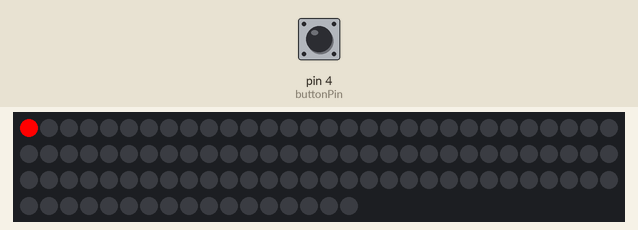
Bench run of a sketch on a simulated Arduino Uno, built with avr-gcc and run on an emulated ATmega328P. Shown: 107 RGB LEDs in strip order, left to right, continuing on the next row. The test bench sets the inputs (shaded band); at power-on: pin 4 (buttonPin) LOW.

Above: at 0.01 s.
At 0.99 s:
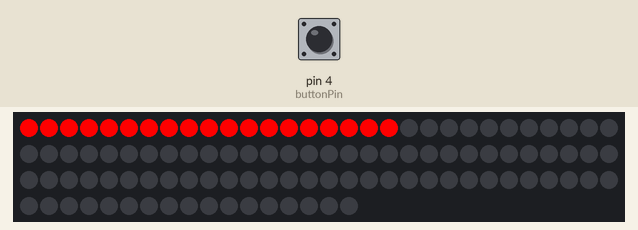
At 6.7 s:
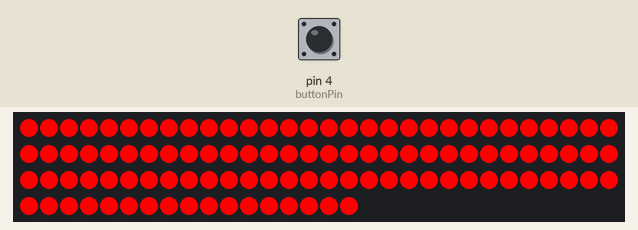

The sketch:

evergreen_sign.ino
```cpp
#include <Adafruit_NeoPixel.h>
#ifdef __AVR__
#include <avr/power.h>
#endif

#define PIN 6

// Parameter 1 = number of pixels in strip
// Parameter 2 = Arduino pin number (most are valid)
// Parameter 3 = pixel type flags
Adafruit_NeoPixel strip = Adafruit_NeoPixel(107, PIN, NEO_GRB + NEO_KHZ800);

//button pin
const int buttonPin = 4;
int buttonState = 0;
int lastButtonState = 0;
int lightMode = 0;
int lightSubMode = 0;
boolean alreadyWiped = false;

void setup() {
  pinMode(buttonPin,INPUT);
  strip.begin();
  strip.show(); // Initialize all pixels to 'off'
}

void loop() {

  updateLightMode(100);

  if(lightMode == 0 && !alreadyWiped){
   colorWipe(strip.Color(255, 0, 0), 50); // red
   alreadyWiped = true;
  }
  else if(lightMode == 1 && !alreadyWiped){
    colorWipe(strip.Color(255, 60, 0), 50); // orange
    alreadyWiped = true;
  }
  else if(lightMode == 2 && !alreadyWiped){
    colorWipe(strip.Color(255, 100, 0), 50); // yellow
    alreadyWiped = true;
  }
  else if(lightMode == 3){
      if(lightSubMode == 0){
        colorWipe(strip.Color(255, 0, 0), 50); // red
      }
      else if(lightSubMode == 1){
        colorWipe(strip.Color(255, 60, 0), 50); // orange
      }
      lightSubMode++;
      if(lightSubMode==2){
        lightSubMode = 0;
      }
  }
}

// Fill the dots one after the other with a color
void colorWipe(uint32_t c, uint8_t wait) {
  for(uint16_t i=0; i<strip.numPixels(); i++) {
    strip.setPixelColor(i, c);
    strip.show();
    delay(wait);
  }
}

void updateLightMode(int debounceTime){
  buttonState = digitalRead(buttonPin);
  if (
   ( buttonState == HIGH && lastButtonState == HIGH )
   || (buttonState == HIGH && lightMode == 3)
  ) {
   lightMode++;
   alreadyWiped = false;
   delay(debounceTime); // crude debounce
  }
  if(lightMode == 4){
    lightMode = 0;
  }
  lastButtonState = buttonState;
}
```
